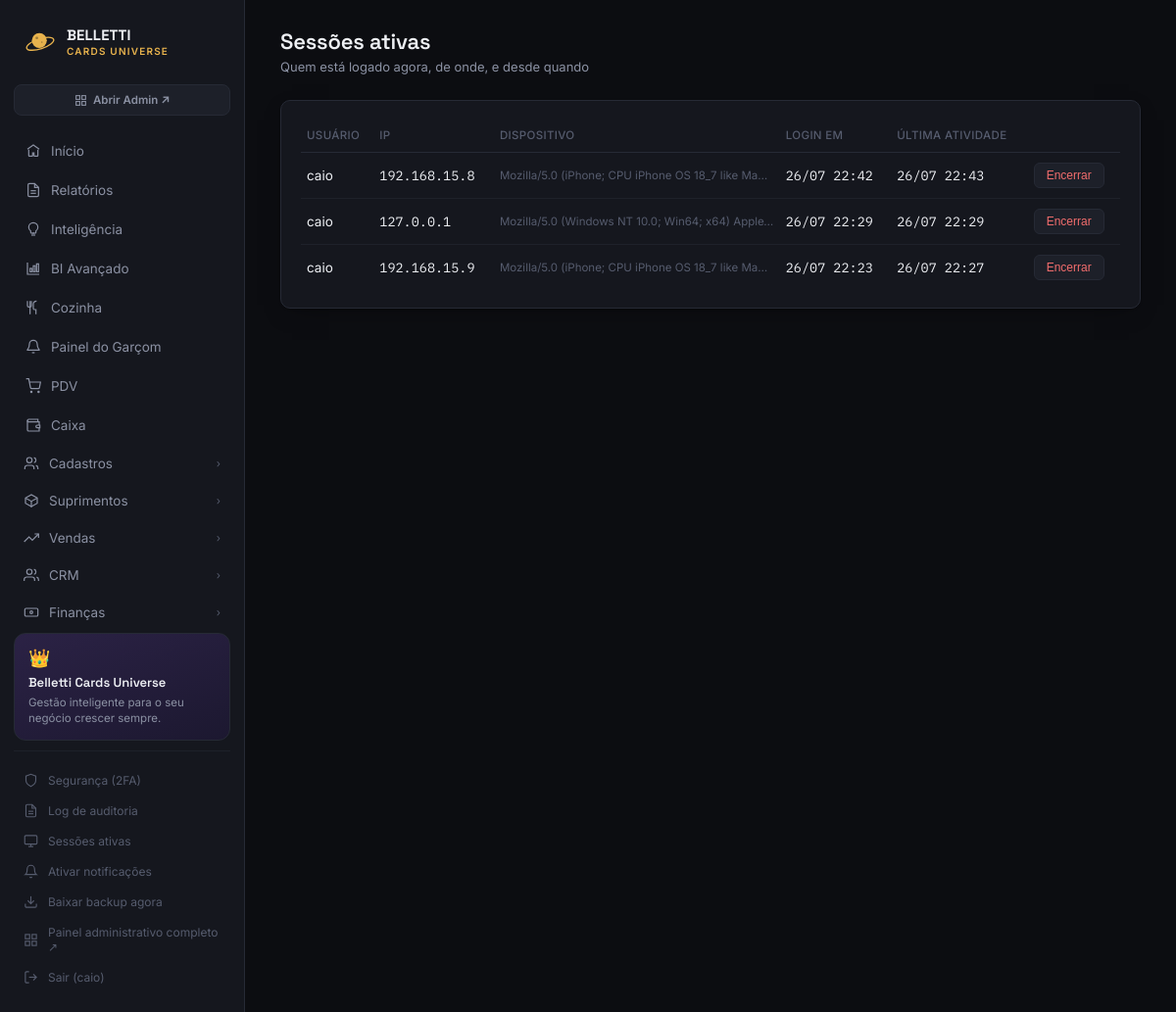
Before: /seguranca/sessoes/ (signed in) with the older database file.
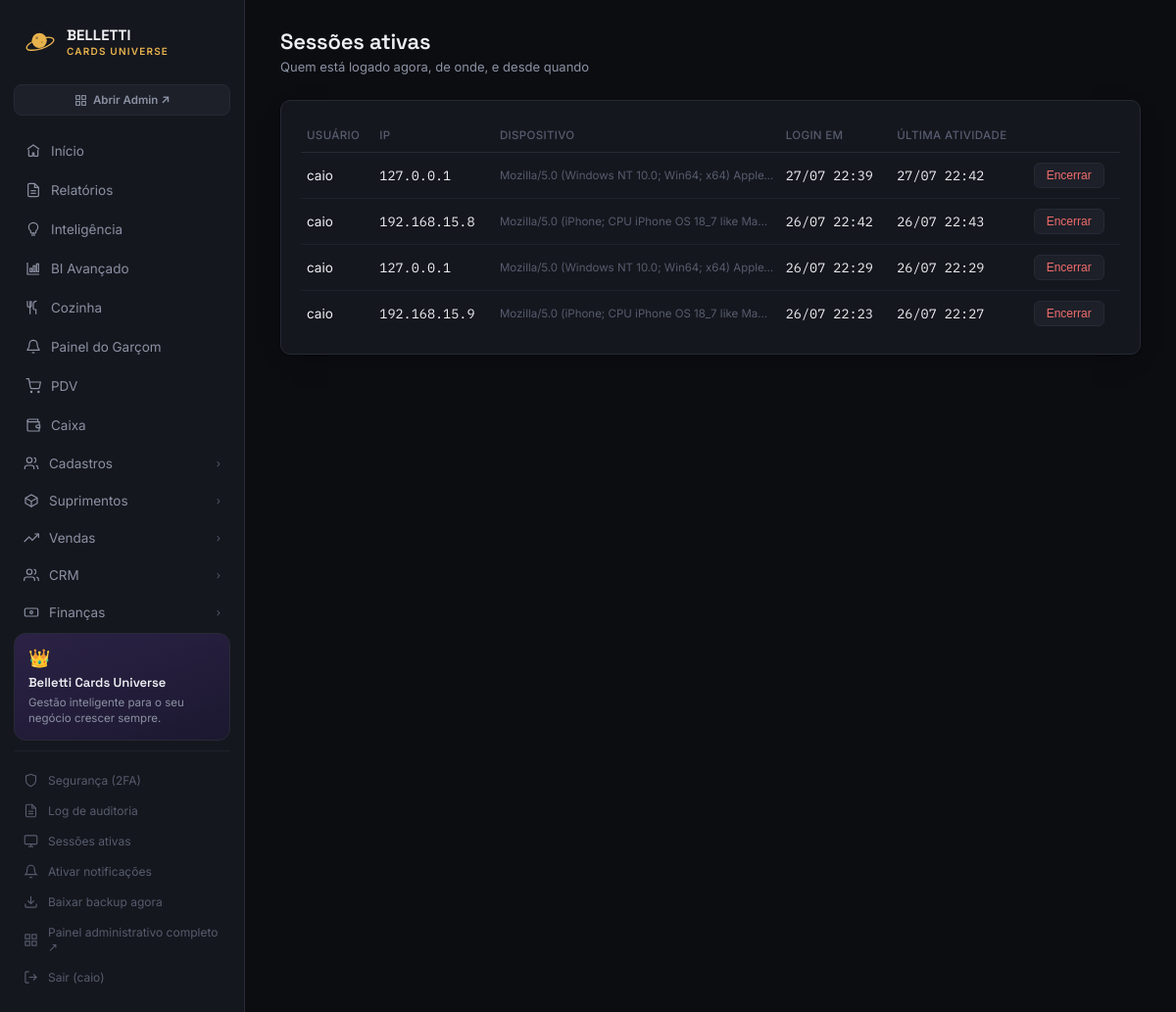
After: the same page with the newer database file.
### seguranca/models.py (models this page shows, shortened)
class SessaoAtiva(models.Model):
    usuario = models.ForeignKey(
        settings.AUTH_USER_MODEL, on_delete=models.CASCADE, related_name="sessoes_ativas"
    )
    session_key = models.CharField(max_length=40, unique=True)
    ip = models.CharField(max_length=45, blank=True)
    dispositivo = models.CharField(max_length=255, blank=True)
    criada_em = models.DateTimeField(auto_now_add=True)
    ultima_atividade = models.DateTimeField(auto_now=True)
    class Meta:
        verbose_name = "Sessão ativa"
        verbose_name_plural = "Sessões ativas"
        ordering = ["-ultima_atividade"]

### seguranca/views.py (the view, shortened to what this page needs)
# urls.py: path("sessoes/", views.sessoes_view, name="sessoes"),
@login_required
def sessoes_view(request):
    from django.contrib.sessions.models import Session
    from .models import SessaoAtiva
    if not request.user.is_staff:
        return redirect("relatorios:dashboard")
    sessoes = SessaoAtiva.objects.select_related("usuario").order_by("-ultima_atividade")
    return render(request, "seguranca/sessoes.html", {
        "sessoes": sessoes, "sessao_atual_key": request.session.session_key,
    })

### seguranca/services.py (called while the page is built)
def get_ip(request):
    forwarded = request.META.get("HTTP_X_FORWARDED_FOR")
    if forwarded:
        return forwarded.split(",")[0].strip()
    return request.META.get("REMOTE_ADDR", "")

### templates/seguranca/sessoes.html (shortened to what this page needs)
{% extends "base.html" %}
{% block content %}
<div class="topbar">
    <div><h1>Sessões ativas</h1><div class="subtitle">Quem está logado agora, de onde, e desde quando</div></div>
</div>
<div class="card">
    <table>
        <thead><tr><th>Usuário</th><th>IP</th><th>Dispositivo</th><th>Login em</th><th>Última atividade</th><th></th></tr></thead>
        <tbody>
            {% for s in sessoes %}
            <tr>
                <td>{{ s.usuario.username }}{% if s.session_key == sessao_atual_key %} <span style="color:var(--green); font-size:11px;">(você)</span>{% endif %}</td>
                <td class="num">{{ s.ip|default:"—" }}</td>
                <td style="font-size:11.5px; color:var(--text-faint); max-width:260px; overflow:hidden; text-overflow:ellipsis; white-space:nowrap;">{{ s.dispositivo|default:"—" }}</td>
                <td class="num">{{ s.criada_em|date:"d/m H:i" }}</td>
                <td class="num">{{ s.ultima_atividade|date:"d/m H:i" }}</td>
                <td>
                    {% if s.session_key != sessao_atual_key %}
                    <form method="post" onsubmit="return confirm('Encerrar essa sessão?');">
                        <button type="submit" class="btn-mini">Encerrar</button>
                    </form>
                    {% endif %}
                </td>
            </tr>
            {% empty %}
            <tr><td colspan="6" class="empty-row">Nenhuma sessão ativa registrada.</td></tr>
            {% endfor %}
        </tbody>
    </table>
</div>
{% endblock %}

Changed rows visible on the page:
added SessaoAtiva: usuario.username "caio", ip "127.0.0.1", dispositivo "Mozilla/5.0 (Windows NT 10.0; Win64; x64) Apple…", criada_em "27/07 22:39", ultima_atividade "27/07 22:42"
